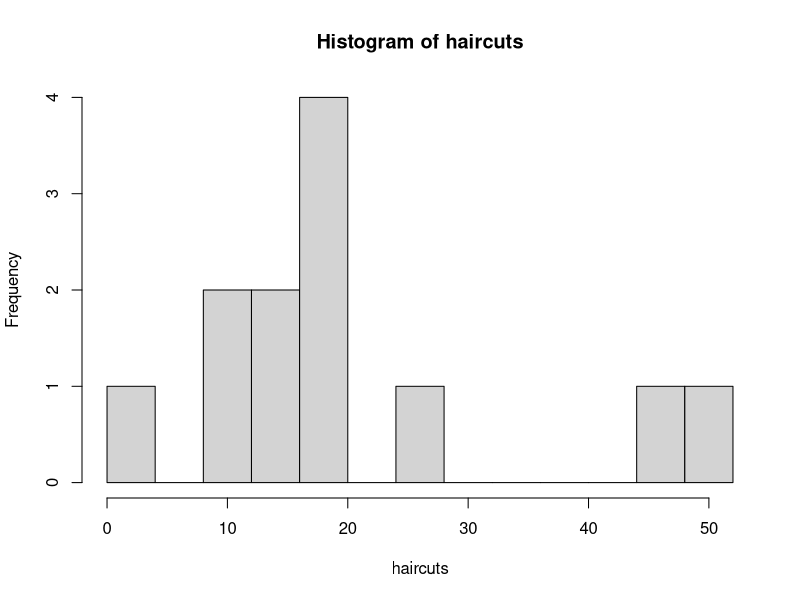
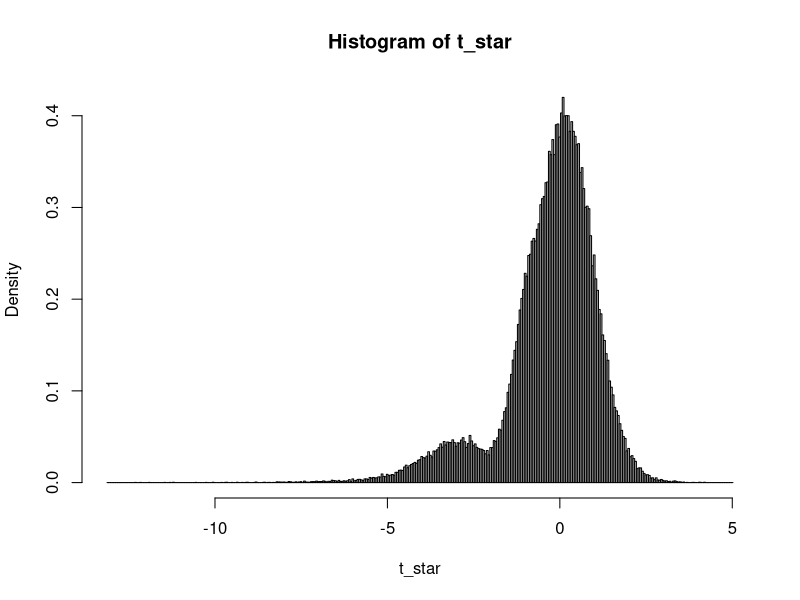
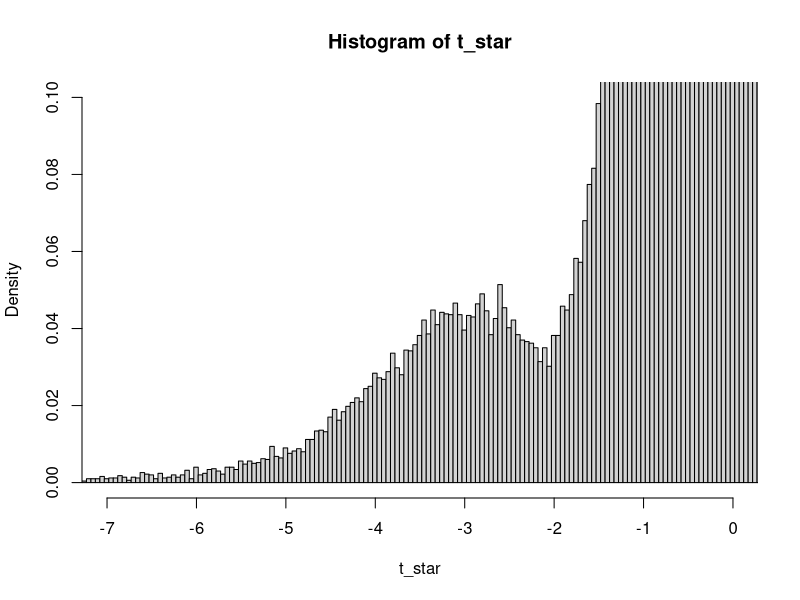
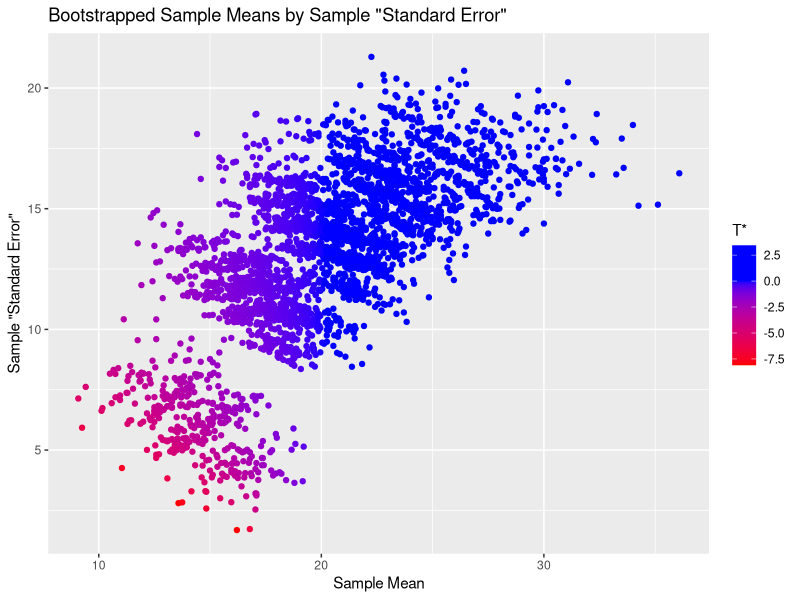
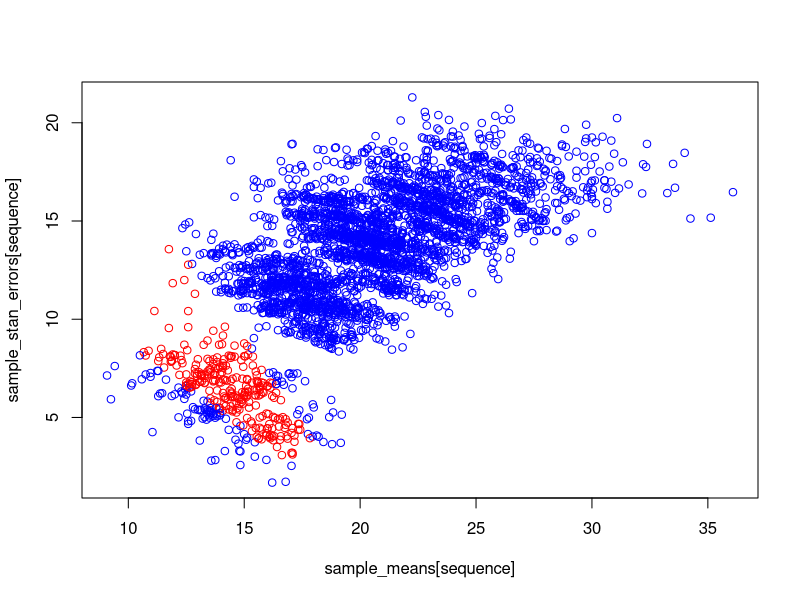

Generate these figures, in order, with R:
## ---- chunk 1
library(ggplot2)
haircuts <- c(17, 16.49, 45, 
              25, 12, 18,
              13, 20, 10,
              0, 15, 50)

statistic_generator <- function(x, theta_hat){
  mean_x <- mean(x)
  se_x <- sd(x)/sqrt(length(x))
  return(c(mean_x, 
           sd(x),
           (mean_x - theta_hat)/se_x))
}

x_bar <- mean(haircuts)
s_x_bar <- sd(haircuts)/sqrt(length(haircuts))

B <- 10^5
## ---- chunk 2
hist(haircuts, breaks = seq.int(from = 0, to = 52, by = 4))
## ---- chunk 3
boot_strapped_haircuts <- matrix(data = sample(x = haircuts, size = 12*B, replace = TRUE),
                                 nrow = 12)

boot_statistics <- matrix(apply(X = boot_strapped_haircuts, MARGIN = 2, FUN = statistic_generator, theta_hat = x_bar), ncol = B)
t_star <- boot_statistics[3, ]
sorted_t_star <- sort(t_star)
sample_means <- boot_statistics[1, ]
sample_stan_errors <- boot_statistics[2, ]
## ---- chunk 4
left <- round(sorted_t_star[1]-1)
right <- round(sorted_t_star[B]+1)
hist(t_star, breaks = seq.int(left*101, right*101, by = 5)/100, freq = FALSE)

hist(t_star, breaks = seq.int(left*101, right*101, by = 5)/100, xlim = c(-7, -0), freq = FALSE, ylim = c(0, .1))

## ---- chunk 5
t(boot_strapped_haircuts[, sorted_t_star < -12])
apply(t(boot_strapped_haircuts[, sorted_t_star < -12]), MARGIN = 1, FUN = statistic_generator, theta_hat = x_bar)
## ---- chunk 6
1 / (12 / (12^12))
## ---- chunk 7
(1 - (12 / (12^12)))^B
## ---- chunk 8
choose(23, 11)
## ---- chunk 9
sequence <- seq.int(from = 1, to = B, by = 30)
ggplot()+
  geom_point(aes(x = sample_means[sequence], y = sample_stan_errors[sequence], 
                 colour = t_star[sequence]))+
  scale_colour_gradient2(low = "red", mid = "blue", high = "blue")+
  ggtitle("Bootstrapped Sample Means by Sample \"Standard Error\"")+
  labs(x="Sample Mean", y="Sample \"Standard Error\"", size = 20, colour = expression("T*"))+
  theme_grey(base_size = 11) 
## ---- chunk 10
colors <- rep("blue", B)
for(i in 1:B){
  if((t_star[i] < -2) * (t_star[i] > -4)){
    colors[i] <- "red"
  }
}
plot(sample_stan_errors[sequence] ~ sample_means[sequence], col = colors[sequence])
